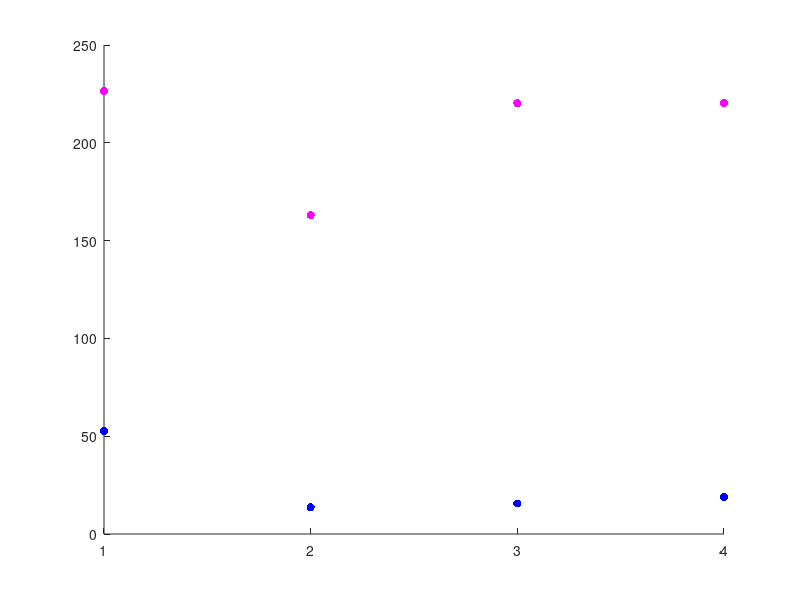

The MATLAB script that drew this image: (Note: this script raises an error after producing the figure.)
%% timed results when using solver
    % ran program 5 times consecutively 
    m1 = [52,52,52,52,55];
    m2 = [13,14,13,14,14];
    m3 = [15,16,15,16,16];
    m4 = [19,19,19,19,19];
%% timed results when using for loop with O3 complexity
n1 = [245,240,189,211,248]; % 231
n2 = [152,165,135,171,192]; % 163
n3 = [206,244,174,225,252]; % 234
n4 = [206,244,174,225,252]; % 234

%% lets plot the results
figure(1)
hold all; 
y1 = [mean(m1), mean(m2), mean(m3), mean(m4)];
y2 = [mean(n1), mean(n2), mean(n3), mean(n4)];

scatter(1:4,y1, "b", "filled"); 
scatter(1:4,y2, "m", "filled");
xticks([1:4]); xticklabels(["2x2","3x3", "4x3", "6x3"]);
xlabel("Matrix Dimensions"); ylabel("Computation Time [\mus]"); grid on;
legend("HPC Algorithm", "O3-complexity Algorithm");
title("Time Comparison for Matrix Addition with Different Algorithms")
subtitle("Average time of five runtimes for the operation A = B + C")